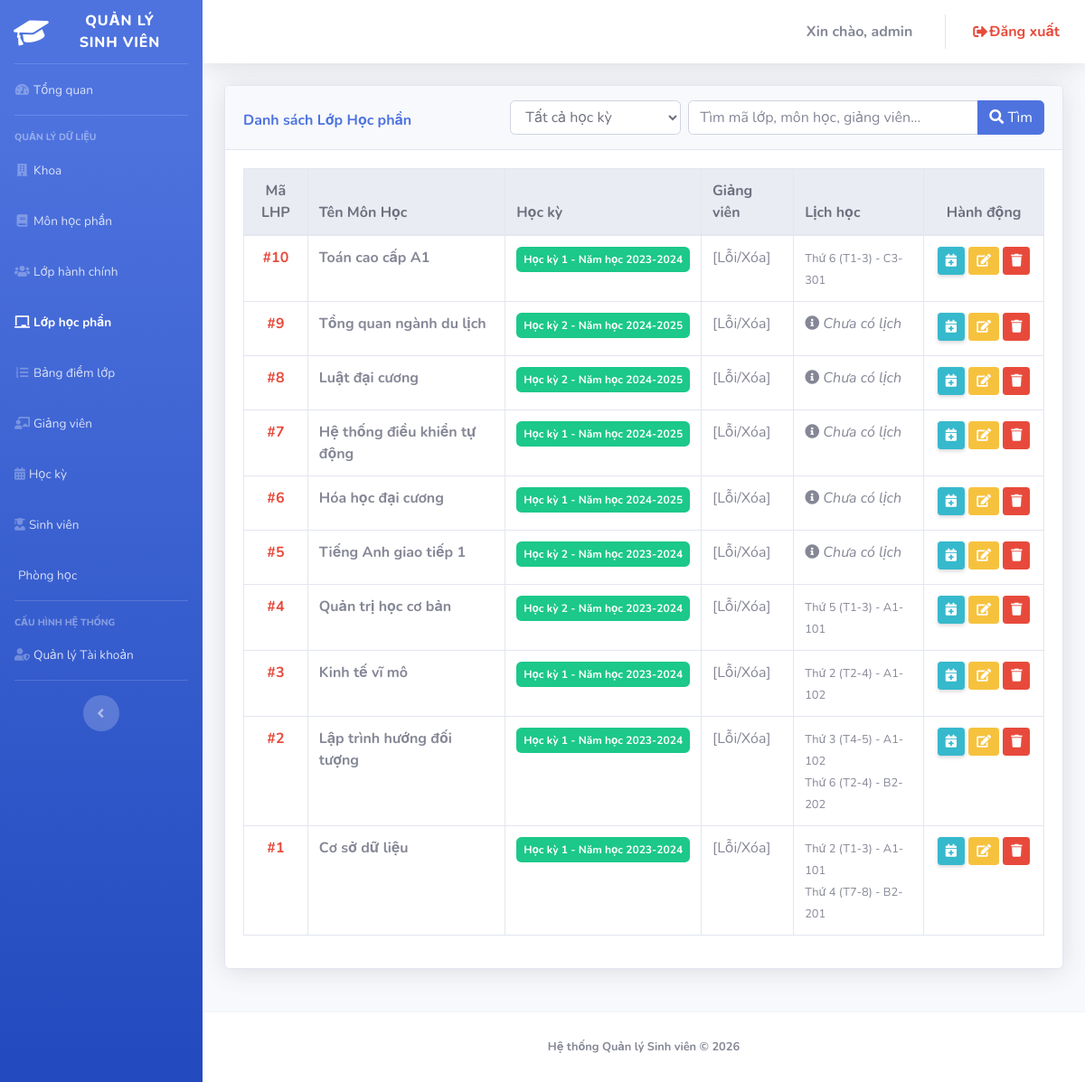
The page /admin/index.php?page=course_classes (signed in) on the database as committed earlier.
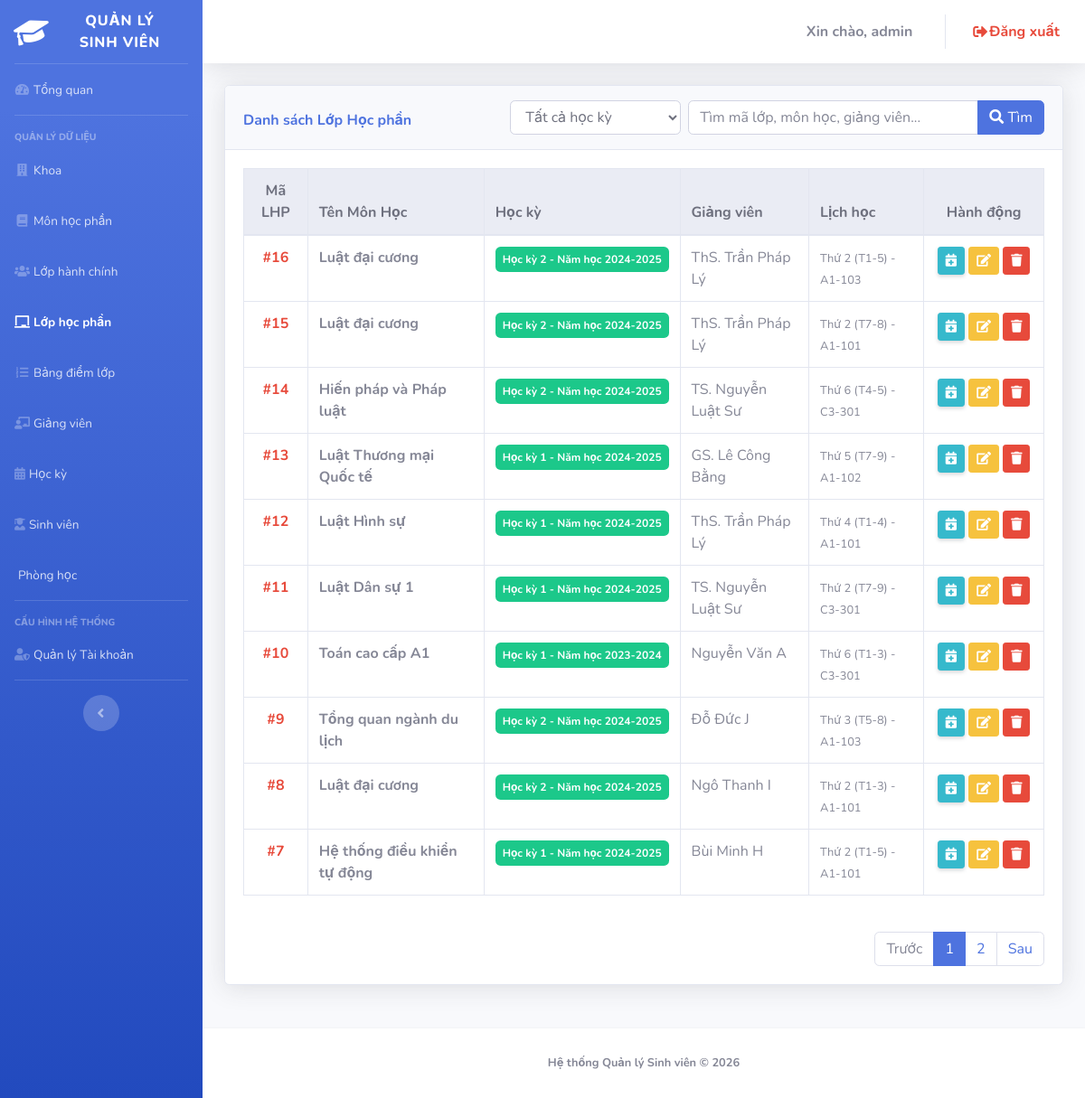
The same page on the database as committed later.
### tables this page shows
CREATE TABLE
  `courseclasses` (
    `maLHP` int (11) NOT NULL,
    `maMH` varchar(20) NOT NULL,
    `maHK` varchar(20) NOT NULL,
    `maGV` varchar(20) NOT NULL,
    `isLocked` tinyint (1) DEFAULT 0
  );

CREATE TABLE
  `courses` (
    `maMH` varchar(20) NOT NULL,
    `tenMH` varchar(100) NOT NULL,
    `soTinChi` int (11) DEFAULT 3,
    `maKhoa` varchar(20) NOT NULL
  );

CREATE TABLE
  `semesters` (
    `maHK` varchar(20) NOT NULL,
    `tenHK` varchar(50) NOT NULL
  );

CREATE TABLE
  `lecturers` (
    `maGV` varchar(20) NOT NULL,
    `hoTenGV` varchar(100) NOT NULL,
    `email` varchar(100) DEFAULT NULL,
    `sdt` varchar(20) DEFAULT NULL
  );

### admin/course_classes.php (the view, shortened to what the changed rows need)
<?php
$keyword = $_GET['keyword'] ?? '';
$filter_hk = $_GET['filter_hk'] ?? '';
$limit = 10;
$p = isset($_GET['p']) ? (int) $_GET['p'] : 1;
$offset = (int) (($p - 1) * $limit);
$lichHocSubquery = "
    (SELECT GROUP_CONCAT(
        CONCAT(
            CASE WHEN cs.day_of_week = 1 THEN 'CN' ELSE CONCAT('Thứ ', cs.day_of_week) END,
            ' (T', cs.start_period, '-', cs.start_period + cs.num_periods - 1, ') - ',
            r.room_name
        ) SEPARATOR '<br>'
    )
    FROM class_schedules cs
    JOIN rooms r ON cs.room_id = r.room_id
    WHERE cs.maLHP = cc.maLHP) AS lichHoc
";
$baseSelect = "SELECT cc.maLHP, cc.maMH, cc.maHK, cc.maGV,
                      c.tenMH, s.tenHK, t.hoTenGV,
                      $lichHocSubquery
               FROM CourseClasses cc
               LEFT JOIN Courses c ON cc.maMH = c.maMH
               LEFT JOIN Semesters s ON cc.maHK = s.maHK
               LEFT JOIN lecturers t ON cc.maGV = t.maGV";
$whereClauses = [];
$params = [];
$whereString = count($whereClauses) > 0 ? " WHERE " . implode(" AND ", $whereClauses) : "";
$countSql = "SELECT COUNT(*) FROM CourseClasses cc
             LEFT JOIN Courses c ON cc.maMH = c.maMH
             LEFT JOIN Semesters s ON cc.maHK = s.maHK
             LEFT JOIN lecturers t ON cc.maGV = t.maGV" . $whereString;
$countStmt = $pdo->prepare($countSql);
$countStmt->execute($params);
$totalRows = $countStmt->fetchColumn();
$sql = $baseSelect . $whereString . " ORDER BY cc.maLHP DESC LIMIT $limit OFFSET $offset";
$stmt = $pdo->prepare($sql);
$stmt->execute($params);
$courseClasses = $stmt->fetchAll();
$totalPages = ceil($totalRows / $limit);
?>
<div class="card shadow mb-4">
    <div class="card-body">
        <div class="table-responsive">
            <table class="table table-bordered table-hover align-middle" width="100%" cellspacing="0">
                <thead class="thead-light">
                    <tr>
                        <th width="8%" class="text-center">Mã LHP</th>
                        <th>Tên Môn Học</th>
                        <th>Học kỳ</th>
                        <th>Giảng viên</th>
                        <th>Lịch học</th>
                        <th width="15%" class="text-center">Hành động</th>
                    </tr>
                </thead>
                <tbody>
                    <?php if (empty($courseClasses)): ?>
                        <tr>
                            <td colspan="6" class="text-center py-3">Không tìm thấy dữ liệu phù hợp</td>
                        </tr>
                    <?php else: ?>
                        <?php foreach ($courseClasses as $cc): ?>
                            <tr>
                                <td class="font-weight-bold text-danger text-center">#<?= htmlspecialchars($cc['maLHP']) ?></td>
                                <td class="font-weight-bold"><?= htmlspecialchars($cc['tenMH'] ?? '[Lỗi/Xóa]') ?></td>
                                <td><span
                                        class="badge badge-success p-2"><?= htmlspecialchars($cc['tenHK'] ?? '[Lỗi/Xóa]') ?></span>
                                </td>
                                <td><?= htmlspecialchars($cc['hoTenGV'] ?? '[Lỗi/Xóa]') ?></td>
                                <td>
                                    <?php if (!empty($cc['lichHoc'])): ?>
                                        <small><?= $cc['lichHoc'] ?></small>
                                    <?php else: ?>
                                        <span class="text-muted font-italic"><i class="fas fa-info-circle"></i> Chưa có lịch</span>
                                    <?php endif; ?>
                                </td>
                                <td class="text-center">
                                    <button type="button" class="btn btn-info btn-sm shadow-sm mb-1" title="Thêm lịch mới"
                                        onclick="openScheduleModal('<?= $cc['maLHP'] ?>', '<?= htmlspecialchars(addslashes($cc['tenMH'])) ?>')">
                                        <i class="fas fa-calendar-plus"></i>
                                    </button>
                                    <button type="button" class="btn btn-warning btn-sm mb-1" title="Sửa LHP"
                                        onclick='openEditModal(<?= json_encode($cc, JSON_HEX_TAG | JSON_HEX_APOS | JSON_HEX_QUOT | JSON_HEX_AMP | JSON_UNESCAPED_UNICODE) ?>)'>
                                        <i class="fas fa-edit"></i>
                                    </button>
                                    <form method="POST" class="d-inline">
                                        <button type="submit" class="btn btn-danger btn-sm mb-1" title="Xóa LHP"
                                            onclick="return confirm('Xóa Lớp HP có thể ảnh hưởng tới điểm số SV đã đăng ký. Bạn chắc chắn?')">
                                            <i class="fas fa-trash"></i>
                                        </button>
                                    </form>
                                </td>
                            </tr>
                        <?php endforeach; ?>
                    <?php endif; ?>
                </tbody>
            </table>
        </div>
        <?php if ($totalPages > 1): ?>
            <nav class="mt-4">
                <ul class="pagination justify-content-end mb-0">
                    <li class="page-item <?= ($p <= 1) ? 'disabled' : '' ?>">
                        <a class="page-link"
                            href="?page=course_classes&keyword=<?= urlencode($keyword) ?>&filter_hk=<?= urlencode($filter_hk) ?>&p=<?= $p - 1 ?>">Trước</a>
                    </li>
                    <?php for ($i = 1; $i <= $totalPages; $i++): ?>
                        <li class="page-item <?= ($i == $p) ? 'active' : '' ?>">
                            <a class="page-link"
                                href="?page=course_classes&keyword=<?= urlencode($keyword) ?>&filter_hk=<?= urlencode($filter_hk) ?>&p=<?= $i ?>"><?= $i ?></a>
                        </li>
                    <?php endfor; ?>
                    <li class="page-item <?= ($p >= $totalPages) ? 'disabled' : '' ?>">
                        <a class="page-link"
                            href="?page=course_classes&keyword=<?= urlencode($keyword) ?>&filter_hk=<?= urlencode($filter_hk) ?>&p=<?= $p + 1 ?>">Sau</a>
                    </li>
                </ul>
            </nav>
        <?php endif; ?>
    </div>
</div>

Rows that differ between the two databases and show on the page:
no longer on this page (row unchanged): courseclasses: maLHP "6", maMH.tenMH "Hóa học đại cương", maHK.tenHK "Học kỳ 1 - Năm học 2024-2025", hoTenGV "[Lỗi/Xóa]", shows "Chưa có lịch"
no longer on this page (row unchanged): courseclasses: maLHP "5", maMH.tenMH "Tiếng Anh giao tiếp 1", maHK.tenHK "Học kỳ 2 - Năm học 2023-2024", hoTenGV "[Lỗi/Xóa]", shows "Chưa có lịch"
no longer on this page (row unchanged): courseclasses: maLHP "4", maMH.tenMH "Quản trị học cơ bản", maHK.tenHK "Học kỳ 2 - Năm học 2023-2024", hoTenGV "[Lỗi/Xóa]", lichHoc "Thứ 5 (T1-3) - A1-101"
no longer on this page (row unchanged): courseclasses: maLHP "3", maMH.tenMH "Kinh tế vĩ mô", maHK.tenHK "Học kỳ 1 - Năm học 2023-2024", hoTenGV "[Lỗi/Xóa]", lichHoc "Thứ 2 (T2-4) - A1-102"
no longer on this page (row unchanged): courseclasses: maLHP "2", maMH.tenMH "Lập trình hướng đối tượng", maHK.tenHK "Học kỳ 1 - Năm học 2023-2024", hoTenGV "[Lỗi/Xóa]", lichHoc "Thứ 3 (T4-5) - A1-102 Thứ 6 (T2-4) - B2-202"
no longer on this page (row unchanged): courseclasses: maLHP "1", maMH.tenMH "Cơ sở dữ liệu", maHK.tenHK "Học kỳ 1 - Năm học 2023-2024", hoTenGV "[Lỗi/Xóa]", lichHoc "Thứ 2 (T1-3) - A1-101 Thứ 4 (T7-8) - B2-201"
added courseclasses: maLHP "16", maMH.tenMH "Luật đại cương", maHK.tenHK "Học kỳ 2 - Năm học 2024-2025", maGV.hoTenGV "ThS. Trần Pháp Lý", lichHoc "Thứ 2 (T1-5) - A1-103"
added courseclasses: maLHP "15", maMH.tenMH "Luật đại cương", maHK.tenHK "Học kỳ 2 - Năm học 2024-2025", maGV.hoTenGV "ThS. Trần Pháp Lý", lichHoc "Thứ 2 (T7-8) - A1-101"
added courseclasses: maLHP "14", maMH.tenMH "Hiến pháp và Pháp luật", maHK.tenHK "Học kỳ 2 - Năm học 2024-2025", maGV.hoTenGV "TS. Nguyễn Luật Sư", lichHoc "Thứ 6 (T4-5) - C3-301"
added courseclasses: maLHP "13", maMH.tenMH "Luật Thương mại Quốc tế", maHK.tenHK "Học kỳ 1 - Năm học 2024-2025", maGV.hoTenGV "GS. Lê Công Bằng", lichHoc "Thứ 5 (T7-9) - A1-102"
added courseclasses: maLHP "12", maMH.tenMH "Luật Hình sự", maHK.tenHK "Học kỳ 1 - Năm học 2024-2025", maGV.hoTenGV "ThS. Trần Pháp Lý", lichHoc "Thứ 4 (T1-4) - A1-101"
added courseclasses: maLHP "11", maMH.tenMH "Luật Dân sự 1", maHK.tenHK "Học kỳ 1 - Năm học 2024-2025", maGV.hoTenGV "TS. Nguyễn Luật Sư", lichHoc "Thứ 2 (T7-9) - C3-301"
computed for courseclasses "Toán cao cấp A1": maGV.hoTenGV "[Lỗi/Xóa]" → "Nguyễn Văn A"
shown differently, row unchanged: courseclasses "Tổng quan ngành du lịch": maGV.hoTenGV "[Lỗi/Xóa]" → "Đỗ Đức J"; lichHoc (not shown) → "Thứ 3 (T5-8) - A1-103"; no longer shows "Chưa có lịch"
shown differently, row unchanged: courseclasses id 8: maGV.hoTenGV "[Lỗi/Xóa]" → "Ngô Thanh I"; lichHoc (not shown) → "Thứ 2 (T1-3) - A1-101"; no longer shows "Chưa có lịch"
shown differently, row unchanged: courseclasses "Hệ thống điều khiển tự động": maGV.hoTenGV "[Lỗi/Xóa]" → "Bùi Minh H"; lichHoc (not shown) → "Thứ 2 (T1-5) - A1-101"; no longer shows "Chưa có lịch"
Other text that changed with them:
text now shown: "Trước Sau"
new list line: "1"
new list line: "2"
